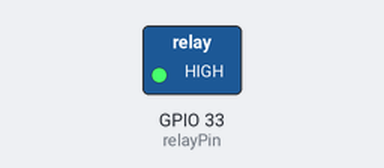
This sketch was run on a simulated ESP32. Parts: switched loads named in the sketch (green lamp = pin HIGH). WiFi joins after 1.5 s; servers stay silent unless stated; network time is answered at once with the bench clock; the local clock reads 2024-03-15 10:24:30 at power-on unless the sketch sets it; what the sketch prints to the serial monitor is not drawn. At 11.7 s the program puts the board to deep sleep or switches it off; the recording ends there.

Above: at 5.1 s.
At 6.6 s:
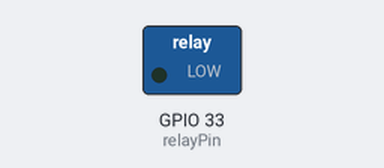
Timing chart, 0 to 10.1 s (numbered marks = the images above):
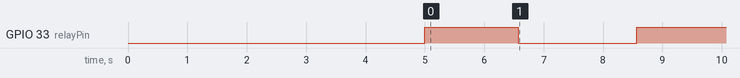

Measured:
- by itself, GPIO 33 (relayPin): HIGH → LOW at 6.6 s, → HIGH 2.0 s later

The sketch:

smartgarden_project.ino
```cpp
// ===== Libraries =====
#include <WiFi.h>
#include <WiFiUdp.h>
#include <NTPClient.h>
#include <ThingerESP32.h>

// ===== Pin Assignments =====
#define sensorPin 32
#define relayPin  33

// ===== Moisture and Pump Variable and Parameters =====
int moisture, pump = 0;
#define DRY   25
#define MOIST 50

// ===== Timer Parameters =====
#define S_TO_uS 1000000
#define M_TO_S  60
#define H_TO_S  3600

// ===== WatchDog Variables =====
#define WATCHDOG_TIMEOUT_S 10
hw_timer_t * watchDogTimer = NULL;

// ===== WiFi Connections and NTP Client =====
const char* WIFI_SSID = "I believe Wi can Fi";
const char* WIFI_PASS = "11333355555577777777";
WiFiUDP ntpUDP;
NTPClient timeClient(ntpUDP, "pool.ntp.org");

// ===== Thinger =====
#define USERNAME          "IrfanArif"
#define DEVICE_ID         "ESP32_Embed"
#define DEVICE_CREDENTIAL "crzZM6TlJg#37Bcd"
ThingerESP32 thing(USERNAME, DEVICE_ID, DEVICE_CREDENTIAL);

// ===== Timer Variables =====
String formattedTime;
int currentHour, currentMinute, sleepHour = 0, sleepMinute = 0;
unsigned long sleepTime = 0;

// ===== Modular Functions Declaration =====
void IRAM_ATTR watchDogInterrupt();
void watchDogRefresh();
void watchDogInit();

void connectWiFi();
void NTPClientInit();

int calcMoisture();
void drivePump();

void getCurrentTime();
void sleep();

// ===== Setup =====
void setup() {
  delay(5000);
  Serial.begin(9600);
  pinMode(sensorPin, INPUT);
  pinMode(relayPin, OUTPUT);
  digitalWrite(relayPin, HIGH);

  connectWiFi();
  NTPClientInit();

  thing["moisture"] >> outputValue(moisture);
  thing["pump"] >> outputValue(pump);
}

// ===== Loop =====
void loop() {
  thing.handle();
  moisture = calcMoisture();
  drivePump();
  sleep();
  delay(5000);
}

// ===== Modular Functions Definition =====
void IRAM_ATTR watchDogInterrupt() {
  Serial.println("Rebooting");
  delay(2000);
  ESP.restart();
}

void watchDogRefresh() {
  timerWrite(watchDogTimer, 0);
}

void watchDogInit() {
  watchDogTimer = timerBegin(0, 80, true);
  timerAttachInterrupt(watchDogTimer, &watchDogInterrupt, true);
  timerAlarmWrite(watchDogTimer, WATCHDOG_TIMEOUT_S * S_TO_uS, false);
  timerAlarmEnable(watchDogTimer);
}

void connectWiFi() {
  long startTime, loopTime;

  WiFi.begin(WIFI_SSID, WIFI_PASS);
  Serial.print("Connecting to ");
  Serial.println(WIFI_SSID);

  watchDogInit();
  watchDogRefresh();

  startTime = millis();
  while(WiFi.status() != WL_CONNECTED) {
    Serial.print(". ");
    delay(500);
    loopTime = millis() - startTime;

    if(loopTime > 9000) {
      Serial.println("");
      Serial.println("Connection failed");
      delay(1000);
    }
  }

  timerAlarmDisable(watchDogTimer);
  Serial.println("");
  Serial.println("Connected");
  Serial.print("IP address: ");
  Serial.println(WiFi.localIP());
  Serial.println("");
}

void NTPClientInit() {
  timeClient.begin();
  timeClient.setTimeOffset(7 * 3600); // GMT + 7
}

int calcMoisture() {
  return map(analogRead(sensorPin), 0, 4095, 100, 0);
}

void drivePump() {
  Serial.print("Moisture level is: ");
  Serial.print(moisture);
  Serial.println("/100");

  if(moisture <= DRY) {
    Serial.println("Soil is dry and needs water");
    Serial.print("Driving pump . . . ");
    digitalWrite(relayPin, LOW);
    pump = 1;
    delay(5000);
    digitalWrite(relayPin, HIGH);
    Serial.println("Done");
  } else if(moisture > DRY && moisture <= MOIST) {
    Serial.println("Soil is quite moist and needs some water");
    Serial.print("Driving pump . . . ");
    digitalWrite(relayPin, LOW);
    pump = 1;
    delay(2000);
    digitalWrite(relayPin, HIGH);
    Serial.println("Done");
  } else {
    Serial.println("Soil is already wet");
    Serial.println("No need to drive pump");
    digitalWrite(relayPin, HIGH);
    pump = 0;
  }
  Serial.println("");
}

void getCurrentTime() {
  timeClient.update();
  formattedTime = timeClient.getFormattedTime();
  currentHour = timeClient.getHours();
  currentMinute = timeClient.getMinutes();
}

void sleep() {
  getCurrentTime();

  Serial.print("Currently, it's ");
  Serial.println(formattedTime);

  if(currentHour >= 6 && currentHour < 13) {
    sleepHour = 13 - currentHour;
    Serial.println("Next operating hour is at 13:00");
  } else if(currentHour >= 13 && currentHour < 20) {
    sleepHour = 20 - currentHour;
    Serial.println("Next operating hour is at 20:00");
  } else if(currentHour >= 20 && currentHour < 24) {
    sleepHour = 24 - currentHour + 6;
    Serial.println("Next operating hour is at 6:00");
  } else if(currentHour < 6) {
    sleepHour = 6 - currentHour;
    Serial.println("Next operating hour is at 6:00");
  }

  if(currentMinute > 0) {
      sleepHour -= 1;
      sleepMinute = 59 - currentMinute;
  }

  sleepTime = sleepHour * H_TO_S;
  sleepTime += sleepMinute * M_TO_S;
  sleepTime = sleepTime * S_TO_uS;

  if(sleepTime > 0) {
    Serial.print("Going to sleep for ");
    Serial.print(sleepHour);
    Serial.print(" hour(s) and ");
    Serial.print(sleepMinute);
    Serial.println(" minute(s)");
    Serial.println("==================================================");
    esp_sleep_enable_timer_wakeup(sleepTime);
    Serial.flush();
    delay(3000);
    esp_deep_sleep_start();
  }
}
```
